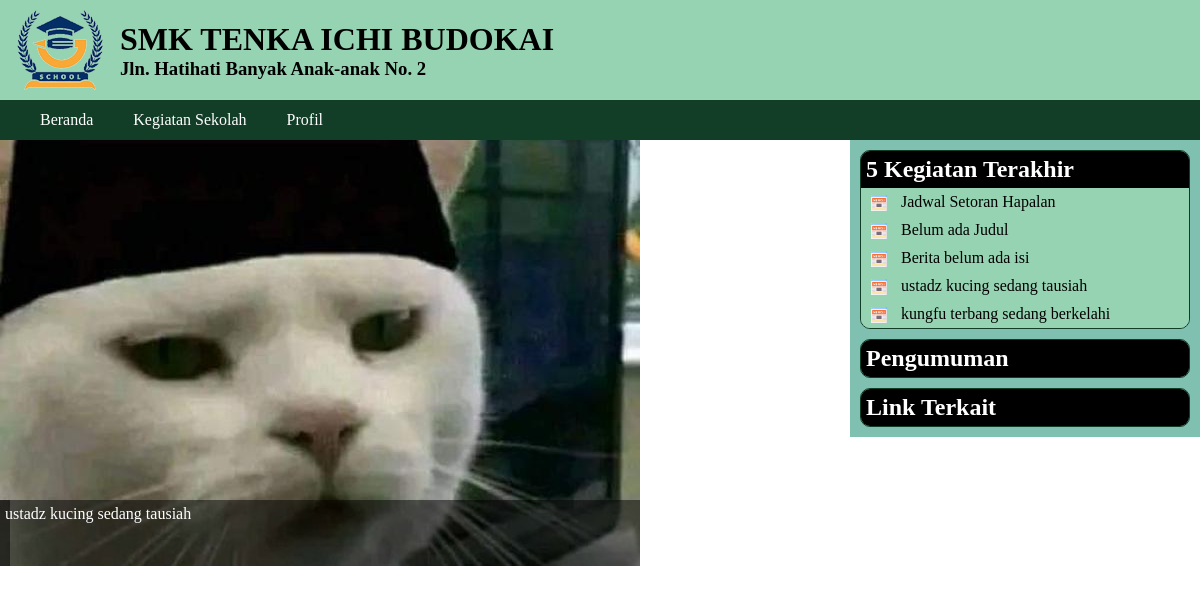
The page / on the database its author committed.
### tables this page shows
CREATE TABLE `kegiatan` (
  `ID_kegiatan` int(10) NOT NULL,
  `judul_kegiatan` varchar(200) NOT NULL,
  `artikel_kegiatan` text NOT NULL,
  `tgl_upload` datetime NOT NULL,
  `ID_admin` int(2) NOT NULL
);

### admin/functions.php (called while the page is built, shortened)
<?php
function get_data( $sql ) {
    global $koneksi;
    $hasil = array();
    $query = mysqli_query($koneksi, $sql);
    if (mysqli_num_rows($query) == 0) {
        return $hasil;
    }
    else
    {
        while( $row = mysqli_fetch_assoc($query)){
            $hasil[] = $row;
        }
        return $hasil;
    }
}

### index.php (the view, shortened to what this page needs)
<?php
include "admin/config.php";
include "admin/functions.php";
$sql = " SELECT kegiatan.ID_kegiatan,
                kegiatan.judul_kegiatan,
                foto_kegiatan.foto
         FROM
         -- inner join gunanya mengambil hanya yang ada
         -- datanya di dalam kedua tabel
         kegiatan INNER JOIN foto_kegiatan
         ON
         kegiatan.ID_kegiatan = foto_kegiatan.ID_kegiatan
         -- group by gunanya supaya setiap berita hanya
         -- diwakili oleh satu ID saja, tidak ada duplikat
         GROUP BY
            kegiatan.ID_kegiatan
         -- order by + desc gunanya supaya mengambil
         -- ID berita yang terbaru
         ORDER BY
            kegiatan.ID_kegiatan DESC
         -- limit 0,4 gunanya membatasi hanya mengambil
         -- 4 berita saja
         LIMIT 0, 4  ";
$hasil = get_data($sql);
$sql2 = " SELECT ID_kegiatan,
                 judul_kegiatan
          FROM kegiatan
          ORDER BY ID_kegiatan DESC
          LIMIT 0,5 ";
$hasil2 = get_data($sql2);
include "header.php";
?>
<main>
<div id="frame">
<div class="slide" id="slide">
<?php
for ($i=0; $i<count($hasil); $i++) {
    echo <<< KUTIP
    <div class="item">
        <div class="teks">
            {$hasil[$i]["judul_kegiatan"]}
        </div>
        <img src="upload/{$hasil[$i]["foto"]}">
    </div>
KUTIP;
}
?>
</div>
</div>
<aside>
 <div class='widget'>
   <h2>5 Kegiatan Terakhir</h2>
   <ul class='daftar_link'>
<?php
for($i=0; $i<count($hasil2); $i++) {
    $id_kegiatan = $hasil2[$i]["ID_kegiatan"];
    $judul = $hasil2[$i]["judul_kegiatan"];
    echo "<li>
    <a href='kegiatan.php?id=$id_kegiatan'>
    $judul</a></li> ";
}
?>
   </ul>
 </div>
 <div class='widget'>
  <h2>Pengumuman</h2>
 </div>
 <div class='widget'>
  <h2>Link Terkait</h2>
 </div>
</aside>
</main>
</body>
</html>

### style.css (style rules this page uses)
* { margin:0; padding:0; }
#frame { width: 640px; height: 426px; overflow:hidden; position: relative; }
#slide { width: auto; display:flex; position: absolute; }
.item { width:640px; }
.posisi2 { left: -640px; transition: 1s; }
.teks { position: absolute; width:640px; background: rgba(0,0,0,0.5); top:360px; height:66px; color:white; padding:5px; }
main { display: flex; justify-content: space-between; }
aside { width: 350px; background:#80c0b0; height: 100%; }
.widget { margin: 10px; border-radius: 10px; border:1px solid #123d26; overflow: hidden; }
.widget h2 { background:black; color:white; padding:5px; font-family:Tahoma; }
.daftar_link { list-style: none; }
.daftar_link li { background:#96d3b3; }
.daftar_link li::before { content: ''; display: inline-block; height: 16px; width: 16px; background-size: cover; background-image: url('images/icon-news.png'); background-repeat: no-repeat; margin-left: 10px; background-position: center center; vertical-align: middle; }
.daftar_link li a { display:inline-block; padding:5px 10px; text-decoration: none; color:black; }

### rows shown on the page
kegiatan: judul_kegiatan "ustadz kucing sedang tausiah"
kegiatan: judul_kegiatan "Jadwal Setoran Hapalan"
kegiatan: judul_kegiatan "Belum ada Judul"
kegiatan: judul_kegiatan "Berita belum ada isi"
kegiatan: judul_kegiatan "kungfu terbang sedang berkelahi"
